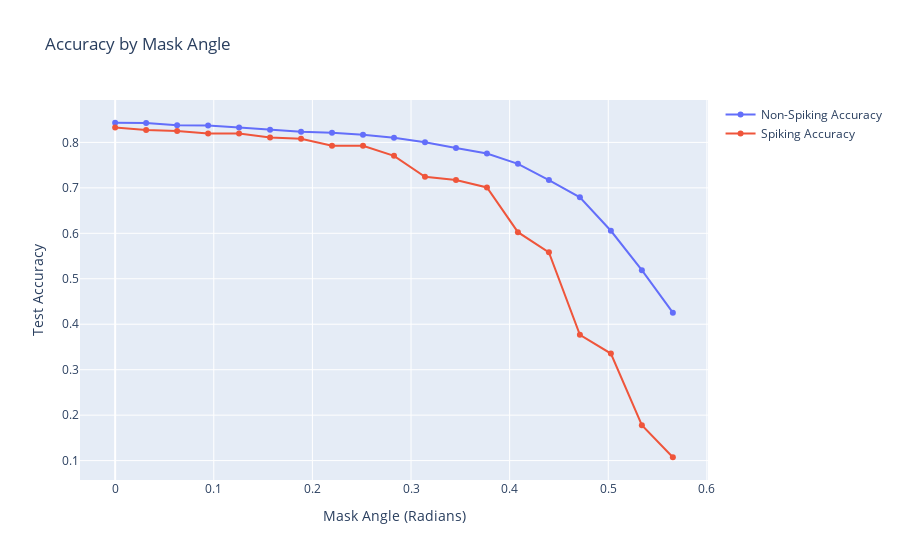

Here is the notebook cell this chart was saved with:
### Code cell
fig2 = go.Figure()
    
fig2.add_trace(go.Scatter(x=angles * np.pi, y=all_accuracy, name="Non-Spiking Accuracy"))
fig2.add_trace(go.Scatter(x=angles * np.pi, y=all_accuracy_spk[:,3], name="Spiking Accuracy"))

fig2.update_layout(title="Accuracy by Mask Angle",
                  xaxis_title="Mask Angle (Radians)",
                  yaxis_title="Test Accuracy")

### Figure 1 — Plotly figure (JSON) as saved in the notebook; plotly's stock layout.template omitted (floating-point values rounded to 4 significant figures)
{"data": [{"name": "Non-Spiking Accuracy", "type": "scatter", "x": [0, 0.03142, 0.06283, 0.09425, 0.1257, 0.1571, 0.1885, 0.2199, 0.2513, 0.2827, 0.3142, 0.3456, 0.377, 0.4084, 0.4398, 0.4712, 0.5027, 0.5341, 0.5655, 0.5969, 0.6283, 0.6597, 0.6912, 0.7226, 0.754, 0.7854], "y": [0.8432, 0.8427, 0.8377, 0.8373, 0.8325, 0.8276, 0.8233, 0.8211, 0.8166, 0.81, 0.8003, 0.7875, 0.7757, 0.7529, 0.717, 0.6792, 0.6056, 0.5189, 0.4254]}, {"name": "Spiking Accuracy", "type": "scatter", "x": [0, 0.03142, 0.06283, 0.09425, 0.1257, 0.1571, 0.1885, 0.2199, 0.2513, 0.2827, 0.3142, 0.3456, 0.377, 0.4084, 0.4398, 0.4712, 0.5027, 0.5341, 0.5655, 0.5969, 0.6283, 0.6597, 0.6912, 0.7226, 0.754, 0.7854], "y": [0.8325, 0.8274, 0.825, 0.8193, 0.8193, 0.811, 0.8082, 0.7926, 0.7926, 0.7704, 0.7243, 0.7173, 0.7009, 0.6025, 0.5581, 0.3766, 0.3355, 0.1778, 0.1074]}], "layout": {"title": {"text": "Accuracy by Mask Angle"}, "xaxis": {"title": {"text": "Mask Angle (Radians)"}}, "yaxis": {"title": {"text": "Test Accuracy"}}}}
